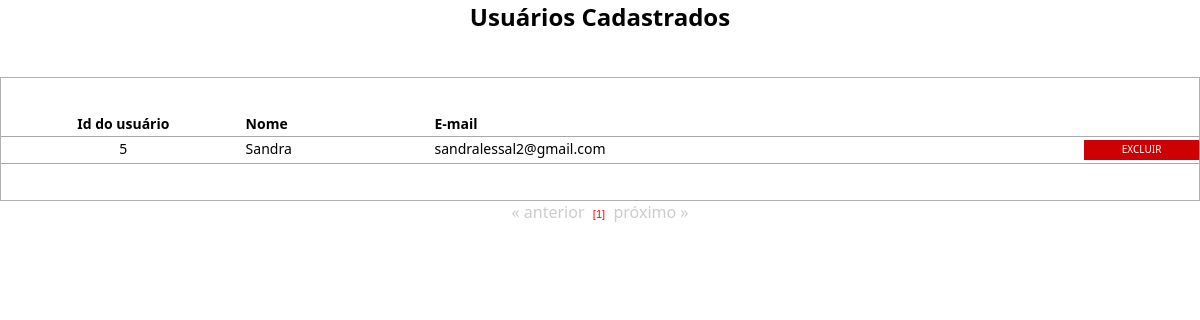
The page /visualiza_usuario.php on the database as committed earlier.
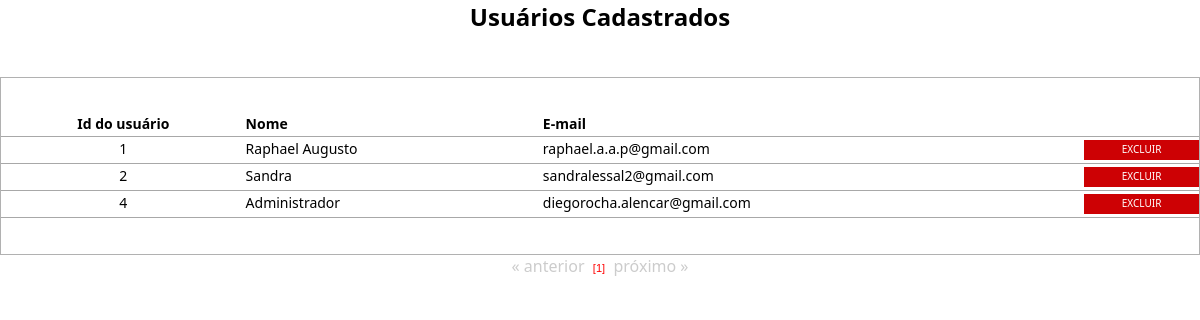
The same page on the database as committed later.
### tables this page shows
CREATE TABLE `usuario` (
  `id_usuario` int(10) unsigned NOT NULL AUTO_INCREMENT,
  `nome_usuario` varchar(200) DEFAULT NULL,
  `cpf_usuario` varchar(14) DEFAULT NULL,
  `end_usuario` varchar(500) DEFAULT NULL,
  `fixo_usuario` varchar(14) DEFAULT NULL,
  `cel_usuario` varchar(15) DEFAULT NULL,
  `email_usuario` varchar(100) DEFAULT NULL,
  `tipo_usuario` varchar(13) NOT NULL,
  `login_usuario` varchar(100) DEFAULT NULL,
  `senha_usuario` varchar(10) DEFAULT NULL,
  PRIMARY KEY (`id_usuario`)
);

### processos/database.php (called while the page is built, shortened)
<?php
function DBRead ($table, $params = null, $fields = '*') {
	$params = ($params) ? " {$params}" : null;
		$query = "SELECT {$fields} FROM {$table}{$params}";
		$result = DBExecute($query);
		if (!mysqli_num_rows($result))
			return false;
		else {
			while ($res = mysqli_fetch_assoc($result)) {
				$data[] = $res;
			}
			return $data;
		}
}
function DBExecute($query){
	$link = DBConnect();
	$result = @mysqli_query($link, $query) or die (mysqli_error($link));
	return $result;
}
?>

### visualiza_usuario.php (the view, shortened to what this page needs)
<!doctype html>
<html>
<head>
<link href="css/style.css" rel="stylesheet" type="text/css">
<link href="css/style.css" rel="stylesheet" type="text/css">
<link rel="stylesheet" href="css/menu.css">
</head>
<body>
<center><h2> Usuários Cadastrados</h2></center>
<br />
<br />
<table width="100%" border="0" cellpadding="0" cellspacing="0" class="table">
	<tr class="linha">
		<td class="linha" width="20%" align="center"><b>Id do usuário</b></td>
		<td class="linha"><b>Nome</b></td>
    <td class="linha"><b>E-mail</b></td>
    <td width="10%" align="center" class="linha"></td>
	</tr>
<?php
require 'processos/database.php';
  $numreg = 15;
  $inicial = $_GET['pg'] * $numreg;
	$usuario = DBRead ("usuario", "ORDER BY id_usuario ASC LIMIT $inicial, $numreg", "id_usuario, nome_usuario, email_usuario");
  $sql = DBRead ("usuario");
  $quant = count($sql);
  foreach ($usuario as $user) {
		if ($user['nome_usuario'] == 'Administrador do Sistema') { echo "";}
		else {
		?>
	<tr onmouseover="ChangeColor(this, true);" onmouseout="ChangeColor(this, false);" onclick="DoNav('altera_usuario.php?id=<?php echo $user['id_usuario'];?>');">
		<td class="linha" align="center" valign="middle"><?php echo $user['id_usuario'];?></td>
		<td class="linha espaco" valign="middle"><?php echo $user['nome_usuario']; ?></td>
    <td class="linha espaco" valign="middle"><?php echo $user['email_usuario']; ?></td>
	  <td class="linha espaco" valign="middle">
        <span class="excluir">
            <a href="javascript:aviso('<?=$user['id_usuario'];?>');">Excluir</a>
        </span>
    </td>
  </tr>
<?php
		}
	}
?>
</table>
<center>
<?php
  require "paginacao.php";
?>
</center>
</body>
</html>

### paginacao.php (shortened to what this page needs)
<?php
$quant_pg = ceil($quant/$numreg);
$quant_pg++;
if ( @$_GET['pg'] > 0) {
echo "<a href=".$_SERVER['PHP_SELF']."?pg=".(@$_GET['pg']-1)." class=pg ><b>&laquo; Anterior</b></a>";
} else {
echo "<font color=#CCCCCC>&laquo; anterior </font>";
}
for($i_pg=1; $i_pg<$quant_pg;$i_pg++) {
if (@$_GET['pg'] == ($i_pg-1)) {
echo "&nbsp;<span class=pgoff>[$i_pg]</span>&nbsp;";
} else {
$i_pg2 = $i_pg-1;
echo "&nbsp;<a href=".$_SERVER['PHP_SELF']."?pg=$i_pg2 class=pg><b>$i_pg</b></a>&nbsp;";
}
}
if ((@$_GET['pg']+2) < $quant_pg) {
echo "<a href=".$_SERVER['PHP_SELF']."?pg=".(@$_GET['pg']+1)." class=pg ><b>próximo &raquo;</b></a>";
} else {
echo "<font color=#CCCCCC>  próximo &raquo;</font>";
}
?>

### css/style.css (style rules this page uses)
html { height: 89%; padding: 0; margin: 0; }
body { height: 99%; padding: 0; margin: 0; }
* { padding: 0; margin: 0; font-family: Segoe, "Segoe UI", "DejaVu Sans", "Trebuchet MS", Verdana, sans-serif; }
.table { width: 100%; border: 1px solid #B1B1B1; padding: 3% 0 3% 0; }
.table td { font-size: 14px; padding: 0 0 3px 5px; }
.linha { border-bottom: 1px solid hsla(0,0%,66%,1.00); padding: 5px 3px 3px 3px; }
.espaco { padding-left: 70px; }
a { color: #000000; text-decoration: none; font-size: 14px; }
.excluir a { width: auto; display: block; text-decoration: none; color: #FFFFFF; font-size: 10px; margin-top: 3px; padding: 2px 10px 4px 10px; background-color: #CD0104; transition: all 0.5s linear; -o-transition: all 0.5s linear; -webkit-transition: all 0.5s linear; -moz-transition: all 0.5s linear; text-transform: uppercase; border:none; outline: none; cursor: pointer; -webkit-appearance:none; text-align: center; }

Rows that differ between the two databases and show on the page:
removed usuario: id_usuario "5", nome_usuario "Sandra", email_usuario "sandralessal2@gmail.com"
added usuario: id_usuario "1", nome_usuario "Raphael Augusto", email_usuario "raphael.a.a.p@gmail.com"
added usuario: id_usuario "2", nome_usuario "Sandra", email_usuario "sandralessal2@gmail.com"
added usuario: id_usuario "4", nome_usuario "Administrador", email_usuario "diegorocha.alencar@gmail.com"
